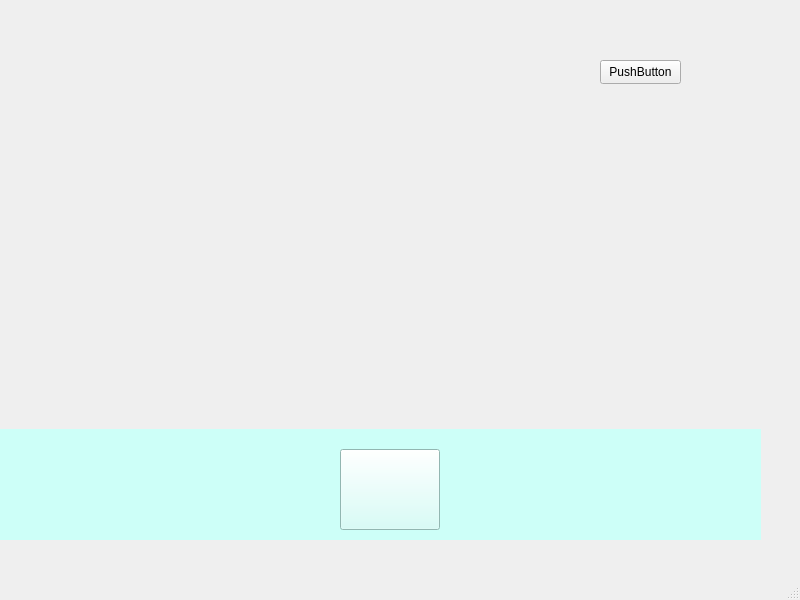
<?xml version="1.0" encoding="UTF-8"?>
<ui version="4.0">
 <class>MainWindow</class>
 <widget class="QMainWindow" name="MainWindow">
  <property name="geometry">
   <rect>
    <x>0</x>
    <y>0</y>
    <width>800</width>
    <height>600</height>
   </rect>
  </property>
  <property name="windowTitle">
   <string>MainWindow</string>
  </property>
  <widget class="QWidget" name="centralwidget">
   <widget class="QWidget" name="widget" native="true">
    <property name="geometry">
     <rect>
      <x>0</x>
      <y>429</y>
      <width>761</width>
      <height>111</height>
     </rect>
    </property>
    <property name="styleSheet">
     <string notr="true">QWidget{background-color:rgb(205, 255, 248)}</string>
    </property>
    <widget class="QPushButton" name="pushButton_2">
     <property name="geometry">
      <rect>
       <x>340</x>
       <y>20</y>
       <width>100</width>
       <height>81</height>
      </rect>
     </property>
     <property name="styleSheet">
      <string notr="true">QPushButton#pushButton_2 { border-image: url(:/icons/btn_play_1.png) }
QPushButton#pushButton_2:hover { border-image: url(:/icons/btn_play_2.png) }
QPushButton#pushButton_2:checked { border-image: url(:/icons/btn_pause_1.png) }
QPushButton#pushButton_2:checked:hover { border-image: url(:/icons/btn_pause_2.png) }
</string>
     </property>
     <property name="text">
      <string/>
     </property>
    </widget>
   </widget>
   <widget class="QPushButton" name="pushButton">
    <property name="geometry">
     <rect>
      <x>600</x>
      <y>60</y>
      <width>81</width>
      <height>24</height>
     </rect>
    </property>
    <property name="text">
     <string>PushButton</string>
    </property>
   </widget>
  </widget>
  <widget class="QMenuBar" name="menubar">
   <property name="geometry">
    <rect>
     <x>0</x>
     <y>0</y>
     <width>800</width>
     <height>21</height>
    </rect>
   </property>
  </widget>
  <widget class="QStatusBar" name="statusbar"/>
 </widget>
 <resources/>
 <connections/>
</ui>
